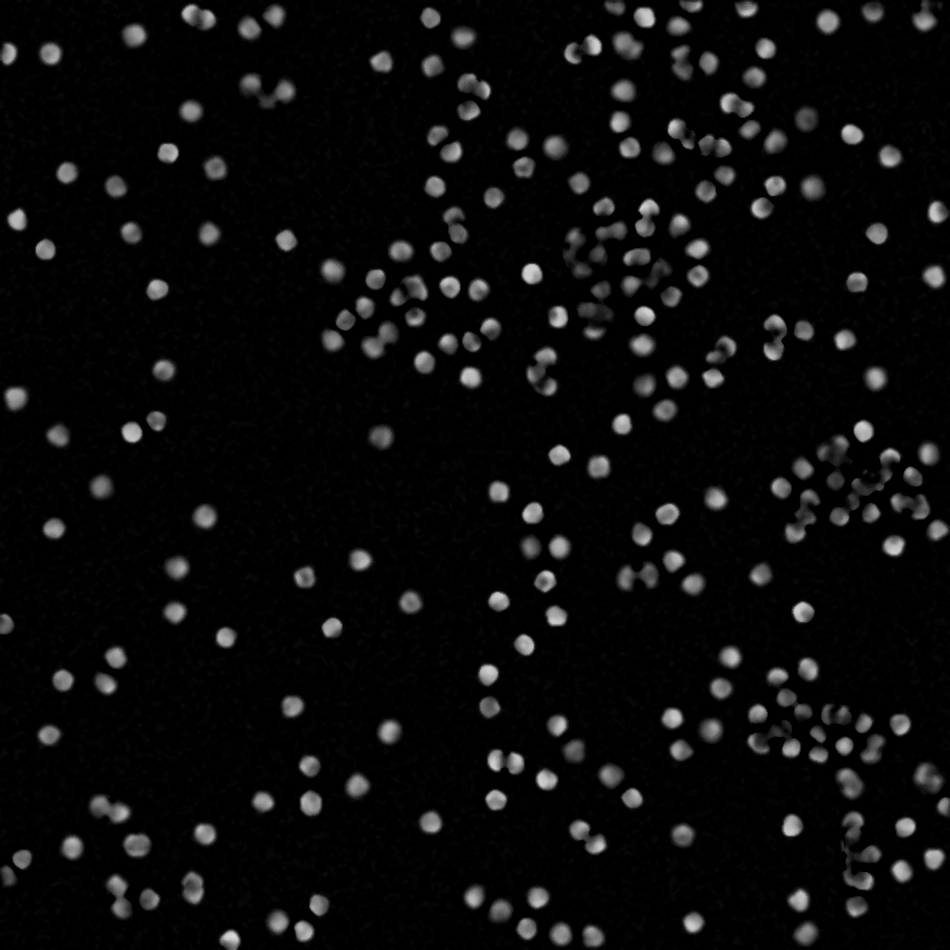
#> input picture processed_data/1GRAY.tif, 950 x 950 px
$ python main.py
#> lines starting #> are read from the running program, lines starting #| are printed output that depends on the picture; after the words box and inside, x2 and y2 are one past the last pixel; in counts of white or black regions, pixels touching at a corner belong together
### segmentation.py
# =========================
# segmentation.py
# =========================

import cv2
import os
import numpy as np

def watershed_Segmentation(input_Folder, output_Folder):

    # output klasörü oluştur
#> called with input_Folder = 'processed_data', output_Folder = 'segmented_data'
    if not os.path.exists(output_Folder):
        os.makedirs(output_Folder)

    # klasördeki tüm tif dosyaları
    for file_Name in os.listdir(input_Folder):

        if file_Name.endswith(".tif"):

            image_Path = os.path.join(input_Folder, file_Name)

            # görüntüyü oku
            image = cv2.imread(image_Path)
#> image is the input picture: shape (950, 950, 3); min 0, max 217, mean 11.9

            if image is None:
                print(f"Görüntü okunamadı: {file_Name}")
                continue

            # grayscale
            gray_Image = cv2.cvtColor(image, cv2.COLOR_BGR2GRAY)

            # OTSU threshold
            ret, thresh_Otsu = cv2.threshold(
                gray_Image,
                0,
                255,
                cv2.THRESH_BINARY + cv2.THRESH_OTSU
            )
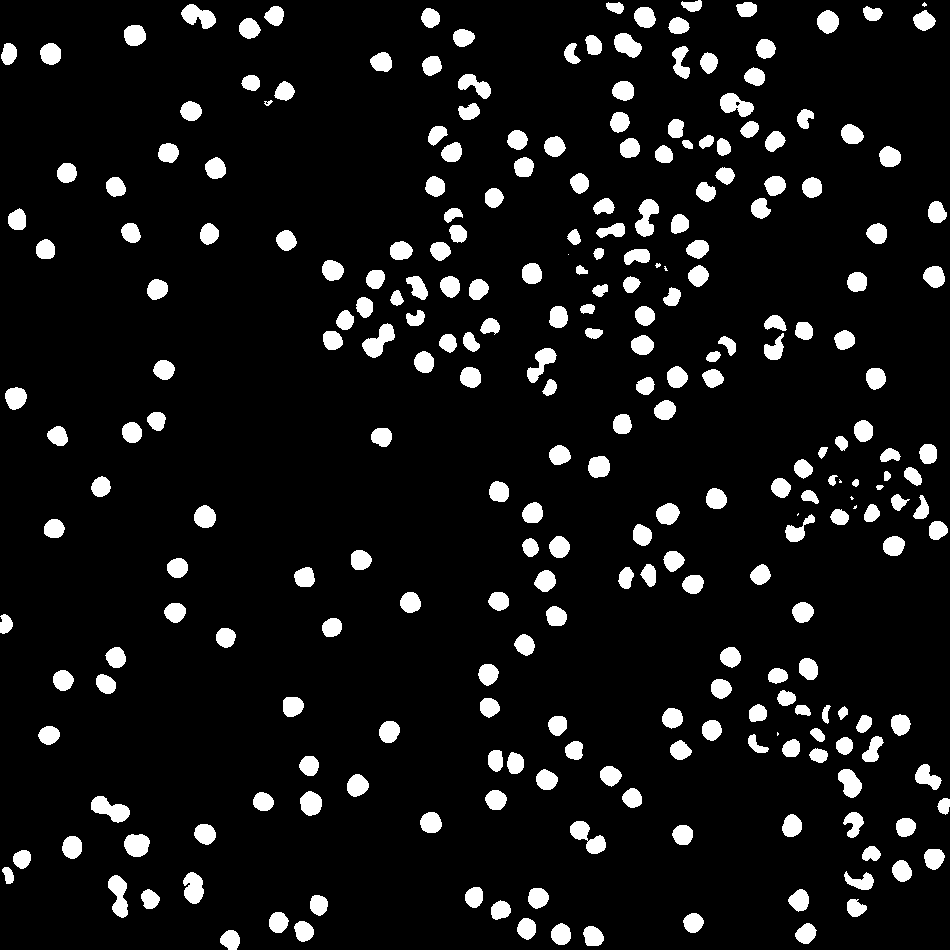
#> thresh_Otsu: shape (950, 950); 8.4% white; 266 white regions (8 under 20 px), largest, box (x1, y1, x2, y2) and area: (91, 796, 130, 823) 592, (570, 821, 606, 854) 579, (362, 323, 395, 358) 574
#> ret = 57

            # kernel
            kernel = np.ones((3,3), np.uint8)

            # Gürültü temizleme
            cleaned_Image = cv2.morphologyEx(
                thresh_Otsu,
                cv2.MORPH_OPEN,
                kernel,
                iterations=1
            )
#> cleaned_Image: shape (950, 950); 8.4% white; 261 white regions (3 under 20 px), largest, box (x1, y1, x2, y2) and area: (91, 796, 130, 822) 590, (362, 324, 395, 358) 572, (108, 875, 128, 918) 546

            # Hücre içlerini doldurma
            filled_Image = cv2.morphologyEx(
                cleaned_Image,
                cv2.MORPH_CLOSE,
                kernel,
                iterations=1
            )
#> filled_Image: shape (950, 950); 8.4% white; 260 white regions (3 under 20 px), largest, box (x1, y1, x2, y2) and area: (91, 796, 130, 822) 592, (362, 324, 395, 358) 573, (108, 875, 128, 918) 546

            # Kesin arka plan
            sure_Background = cv2.dilate(
                filled_Image,
                kernel,
                iterations=3
            )
#> sure_Background: shape (950, 950); 16.2% white; 227 white regions, largest, box (x1, y1, x2, y2) and area: (320, 294, 376, 353) 1602, (436, 315, 503, 355) 1463, (665, 116, 734, 159) 1449

            # Distance transform
            dist_Transform = cv2.distanceTransform(
                filled_Image,
                cv2.DIST_L2,
                5
            )

            # Kesin ön plan
            ret, sure_Foreground = cv2.threshold(
                dist_Transform,
                0.5 * dist_Transform.max(),
                255,
                0
            )
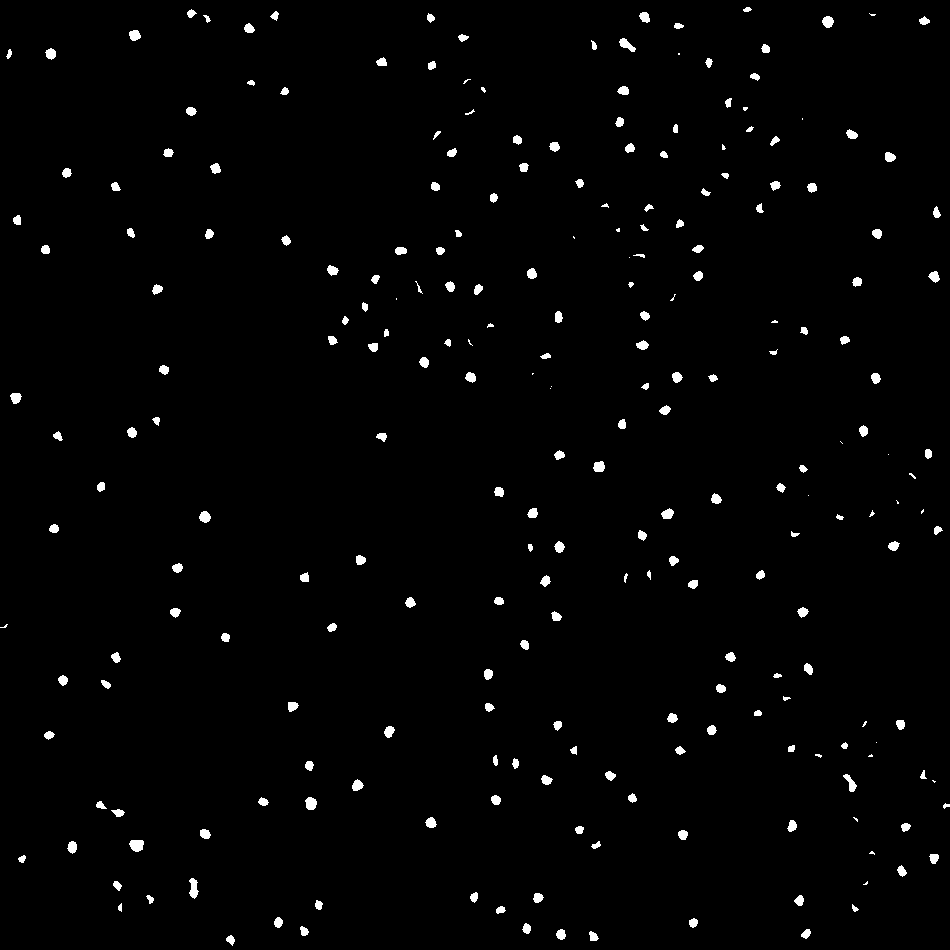
#> sure_Foreground: shape (950, 950) float32; 1.5% white; 244 white regions (33 under 20 px), largest, box (x1, y1, x2, y2) and area: (129, 840, 144, 852) 143, (189, 878, 199, 899) 135, (305, 797, 317, 810) 121
#> ret = 5.5

            sure_Foreground = np.uint8(sure_Foreground)

            # Bilinmeyen bölge
            unknown = cv2.subtract(
                sure_Background,
                sure_Foreground
            )
#> unknown: shape (950, 950); 14.6% white; 227 white regions, largest, box (x1, y1, x2, y2) and area: (320, 294, 376, 353) 1452, (436, 315, 503, 355) 1395, (665, 116, 734, 159) 1394

            # Connected components
            ret, markers = cv2.connectedComponents(
                sure_Foreground
            )
#> markers: shape (950, 950) int32; 245 distinct labels, from 0 to 244
#> ret = 245

            # Marker düzenleme
            markers = markers + 1
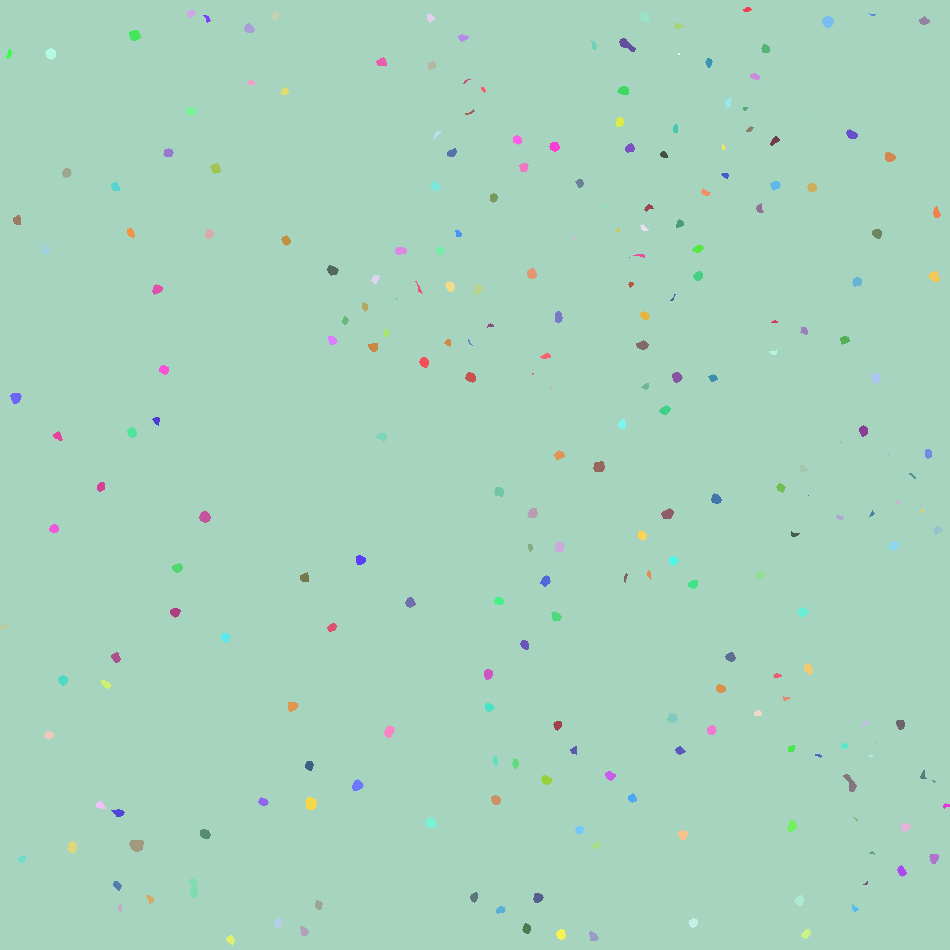
#> markers: shape (950, 950) int32; 245 distinct labels, from 1 to 245; one colour per label, 0 black
            markers[unknown == 255] = 0

            # Watershed için renkli görüntü
            colored_Image = cv2.cvtColor(
                gray_Image,
                cv2.COLOR_GRAY2BGR
            )

            # Watershed
            markers = cv2.watershed(
                colored_Image,
                markers
            )
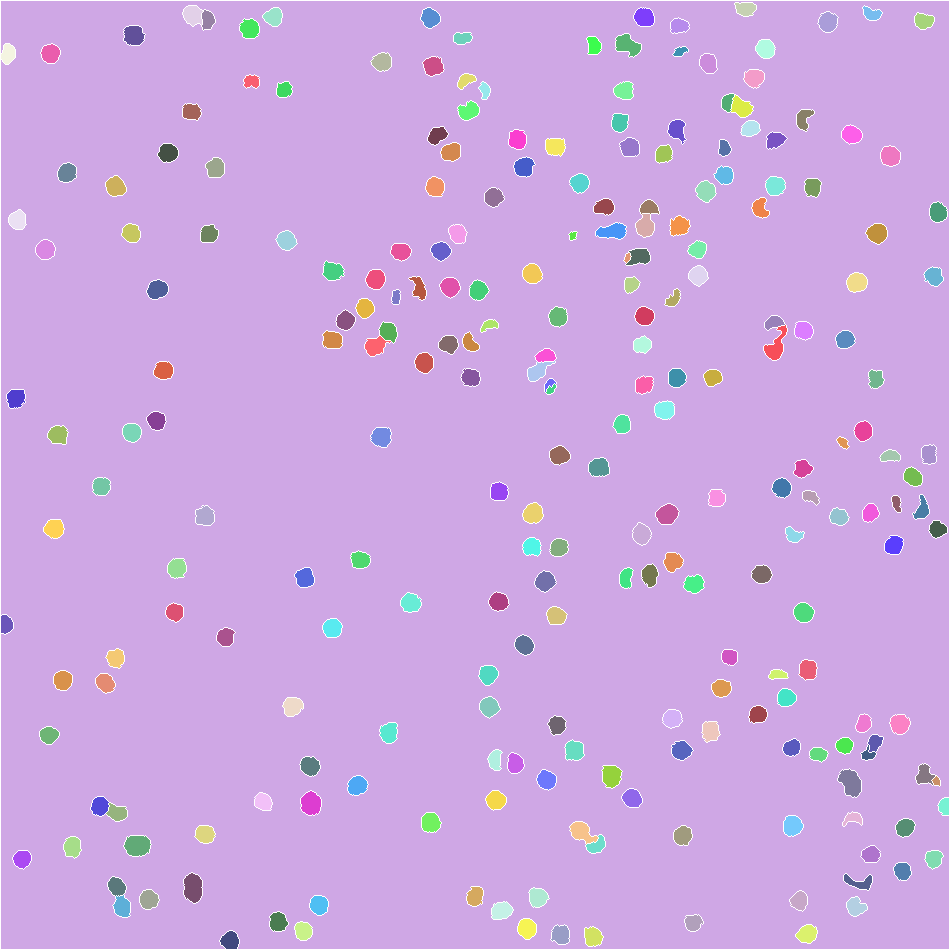
#> markers: shape (950, 950) int32; 246 distinct labels, from -1 to 245; one colour per label, 0 black, -1 white

            # Watershed sınırları kırmızı
            colored_Image[markers == -1] = [0, 0, 255]
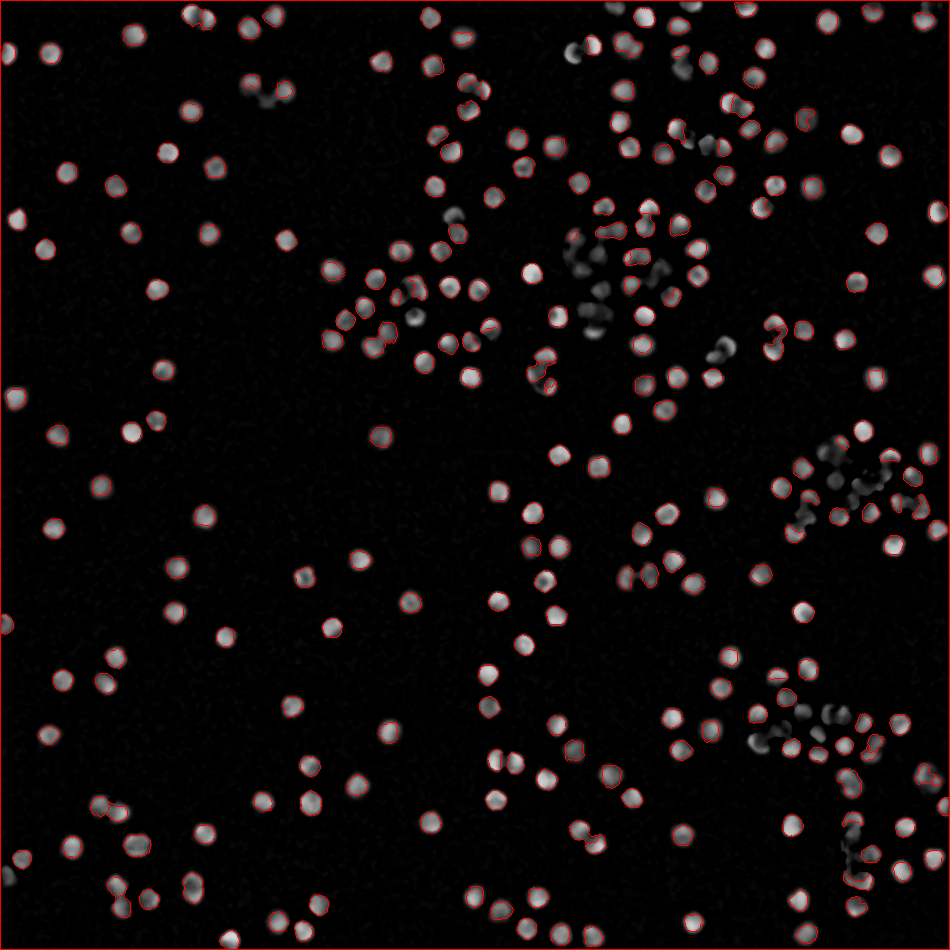
#> colored_Image: shape (950, 950, 3); 1.9% of pixels changed, all inside (x1, y1, x2, y2) = (0, 0, 950, 950)

            # output path
            output_Path = os.path.join(
                output_Folder,
                file_Name
            )

            # markerları kaydet (.npy)
            np.save(
                output_Path.replace(".tif", ".npy"),
                markers
            )

            # görüntüyü kaydet
            cv2.imwrite(
                output_Path,
                colored_Image
            )

            print(f"İşlendi: {file_Name}")

            # örnek görselleştirme
            if file_Name == "1GRAY.tif":

                cv2.imshow("Original", gray_Image)
                cv2.waitKey(0)

                cv2.imshow("OTSU", thresh_Otsu)
                cv2.waitKey(0)

                cv2.imshow("Sure Foreground", sure_Foreground)
                cv2.waitKey(0)

                cv2.imshow("Unknown Region", unknown)
                cv2.waitKey(0)

                cv2.imshow("Watershed Result", colored_Image)
                cv2.waitKey(0)

    cv2.destroyAllWindows()

### counting.py
# =========================
# counting.py
# =========================

import numpy as np
import glob

def counter():

    file_path = "segmented_data/*.npy"

    total_Count = 0

    for file in glob.glob(file_path):

        # marker yükle
        markers = np.load(file)

        # benzersiz label'lar
        labels = np.unique(markers)

        # hücre label'ları
        # -1 = boundary
        # 1 = background
        cell_Labels = labels[labels > 1]

        # hücre sayısı
        count = len(cell_Labels)

        total_Count += count

        print(f"{file} -> Cell Count: {count}")

    print(f"Toplam Hücre Sayısı: {total_Count}")

### evalution.py
import numpy as np
import glob
import cv2


SEGMENTED_FOLDER = "segmented_data"
# Ortalama hücre alanının kaç standart sapma dışında kalanlar anormal sayılsın
ANOMALY_THRESHOLD = 2.5


# [87 lines left out: functions analyze_image, find_anomalies, visualize, not called in this run]


def evaluate():
    files = sorted(glob.glob(f"{SEGMENTED_FOLDER}/*.npy"))

    if not files:
        print(f"'{SEGMENTED_FOLDER}' klasöründe .npy dosyası bulunamadı.")
        return

    all_counts = []
    total_anomalies = 0

    print("=" * 55)
    print(f"{'DOSYA':<20} {'HÜCRE':>6} {'ORT.ALAN':>10} {'STD':>8} {'ANORMAL':>8}")
    print("=" * 55)

    for npy_path in files:
        file_name = npy_path.split("/")[-1].replace(".npy", ".tif")
        cell_count, cell_labels, areas = analyze_image(npy_path)

        corrected_count = cell_count

        mean_area = np.mean(areas)

        for area in areas:

            ratio = area / mean_area

            # sadece gerçekten büyük segmentlerde
            if ratio >= 2.0:

                estimated_cells = int(ratio)

                # mevcut 1 count vardı
                # ekstra hücreleri ekle
                corrected_count += (estimated_cells - 1)

        anomalies = find_anomalies(cell_labels, areas)

        all_counts.append(cell_count)
        total_anomalies += len(anomalies)

        mean_area = np.mean(areas) if areas else 0
        std_area = np.std(areas) if areas else 0
        anomaly_flag = f" {len(anomalies)}" if anomalies else "  0"

        print(f"{file_name:<20} {corrected_count:>6} {mean_area:>10.1f} {std_area:>8.1f} {anomaly_flag:>8}")

        for label, area, reason in anomalies:
            print(f"  Label {label}: {area}px² → {reason}")

    print("=" * 55)

    if len(all_counts) > 1:
        count_mean = np.mean(all_counts)
        count_std = np.std(all_counts)
        consistency = "tutarlı " if count_std < count_mean * 0.3 else "tutarsız "

        print(f"\n GENEL ÖZET")
        print(f"  Toplam görüntü        : {len(files)}")
        print(f"  Ortalama hücre sayısı : {count_mean:.1f}")
        print(f"  Hücre sayısı std      : {count_std:.1f}  ({consistency})")
        print(f"  Toplam anormal segment: {total_anomalies}")

    print("\nGörsel kontrol başlıyor... (her görüntü için bir tuşa basın)")
    for npy_path in files:
        visualize(npy_path)


# [2 lines that do not run on import are left out]

### main.py

import cv2
import os
import numpy as np

input_Folder = "processed_data"
output_Folder = "segmented_data"


from segmentation import watershed_Segmentation
from counting import counter
from evalution import evaluate

watershed_Segmentation(input_Folder, output_Folder)

counter()
evaluate()
